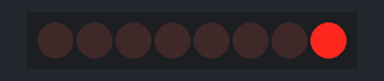
A sketch run on a simulated Arduino Uno, built with avr-gcc and run on an emulated ATmega328P. On the bench: 8 shift-register outputs drawn as a row of LEDs (first output left, lit = HIGH). Wiring (inferred from the names in the program): shift register (74HC595): data pin 0; shift clock pin 1; latch pin 2. Wiring (inferred from the signals the program sends): row of LEDs: on Q0, Q1, Q2, Q3, Q4, Q5, Q6, Q7.

Above: at 0.15 s.
At 5.05 s:
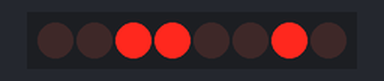
At 10.06 s:
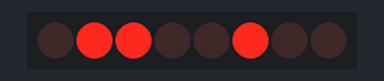
At 19.97 s:
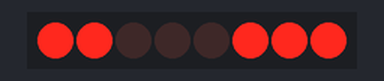
At 29.88 s:
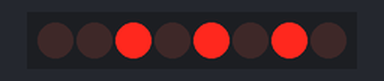
At 39.89 s:
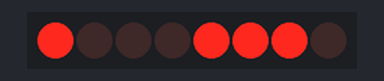
Timing chart, 0 to 40.0 s (numbered marks = the images above):
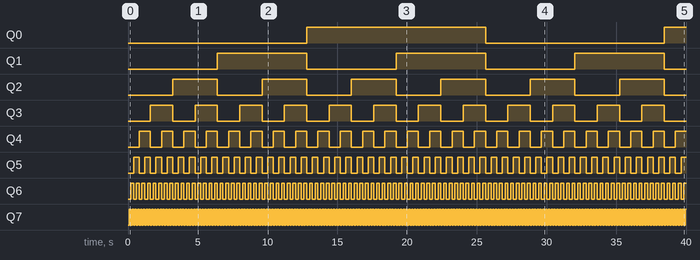

The sketch:

menorah.ino
```cpp
#define MOSI 0
#define SCK 1
#define SS 2

void setup()
{
  pinMode(SS,OUTPUT);
  digitalWrite(SS,HIGH);
  pinMode(MOSI,OUTPUT);
  pinMode(SCK,OUTPUT);
}

uint8_t count = 0;
uint8_t delayCount = 0;
void loop()
{
  digitalWrite(SS,LOW);
  shiftOut(MOSI,SCK,LSBFIRST,count);
  digitalWrite(SS,HIGH);

  ++count;
  delay(100);
}
```

Measured:
- by itself, Q0: LOW → HIGH at 12.8 s, → LOW 12.8 s later, → HIGH 12.8 s later
- by itself, Q1: alternates HIGH for 6.4 s and LOW for 6.4 s
- by itself, Q2: alternates HIGH for 3.2 s and LOW for 3.2 s
- by itself, Q3: alternates HIGH for 1.6 s and LOW for 1.6 s
- by itself, Q4: alternates HIGH for 0.80 s and LOW for 0.80 s
- by itself, Q5: alternates HIGH for 0.40 s and LOW for 0.40 s
- by itself, Q6: alternates HIGH for 0.20 s and LOW for 0.20 s
- by itself, Q7: alternates HIGH for 0.10 s and LOW for 0.10 s
